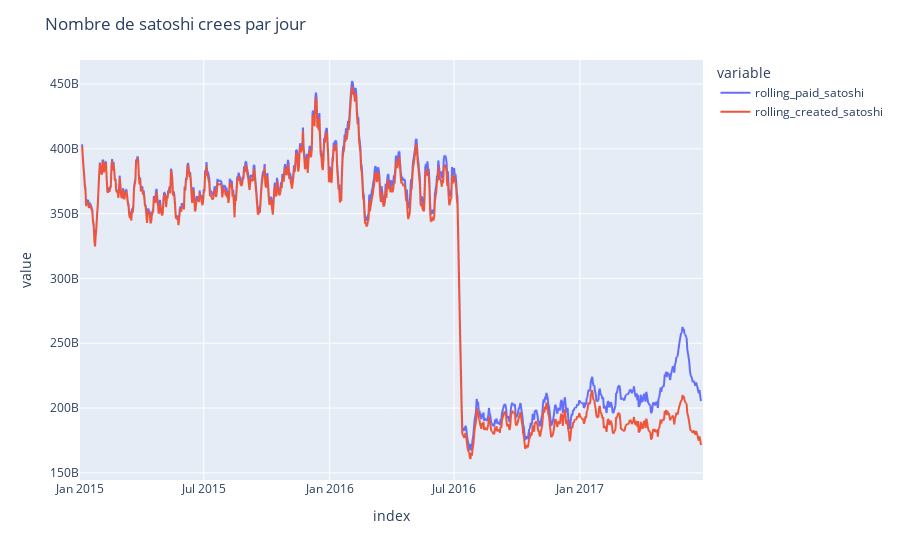

Source (notebook cell):
### Code cell
global_data["rolling_paid_satoshi"] = global_data["total_mining_satoshi"].rolling(7, center=True).mean()
global_data["rolling_created_satoshi"] = global_data["newly_created_coins"].rolling(7, center=True).mean()
global_data["rolling_fee"] = (global_data["mean_fee_satoshi"]).rolling(7, center=True).mean()
fig3 = px.line(
    global_data, 
    y = ["rolling_paid_satoshi", "rolling_created_satoshi"]
)
fig3.update_layout(
    title="Nombre de satoshi crees par jour",
)

### Figure 1 — Plotly figure (JSON) as saved in the notebook; plotly's stock layout.template omitted (floating-point values rounded to 4 significant figures; data arrays with more than 128 entries replaced by an {"elided": "..."} marker saying what was removed)
{"data": [{"hovertemplate": "variable=rolling_paid_satoshi<br>index=%{x}<br>value=%{y}<extra></extra>", "legendgroup": "rolling_paid_satoshi", "line": {"color": "#636efa", "dash": "solid"}, "marker": {"symbol": "circle"}, "mode": "lines", "name": "rolling_paid_satoshi", "showlegend": true, "type": "scattergl", "x": {"elided": "912 str values"}, "xaxis": "x", "y": {"elided": "912 float values"}, "yaxis": "y"}, {"hovertemplate": "variable=rolling_created_satoshi<br>index=%{x}<br>value=%{y}<extra></extra>", "legendgroup": "rolling_created_satoshi", "line": {"color": "#EF553B", "dash": "solid"}, "marker": {"symbol": "circle"}, "mode": "lines", "name": "rolling_created_satoshi", "showlegend": true, "type": "scattergl", "x": {"elided": "912 str values"}, "xaxis": "x", "y": {"elided": "912 float values"}, "yaxis": "y"}], "layout": {"legend": {"title": {"text": "variable"}, "tracegroupgap": 0}, "margin": {"t": 60}, "title": {"text": "Nombre de satoshi crees par jour"}, "xaxis": {"anchor": "y", "domain": [0, 1], "title": {"text": "index"}}, "yaxis": {"anchor": "x", "domain": [0, 1], "title": {"text": "value"}}}}
